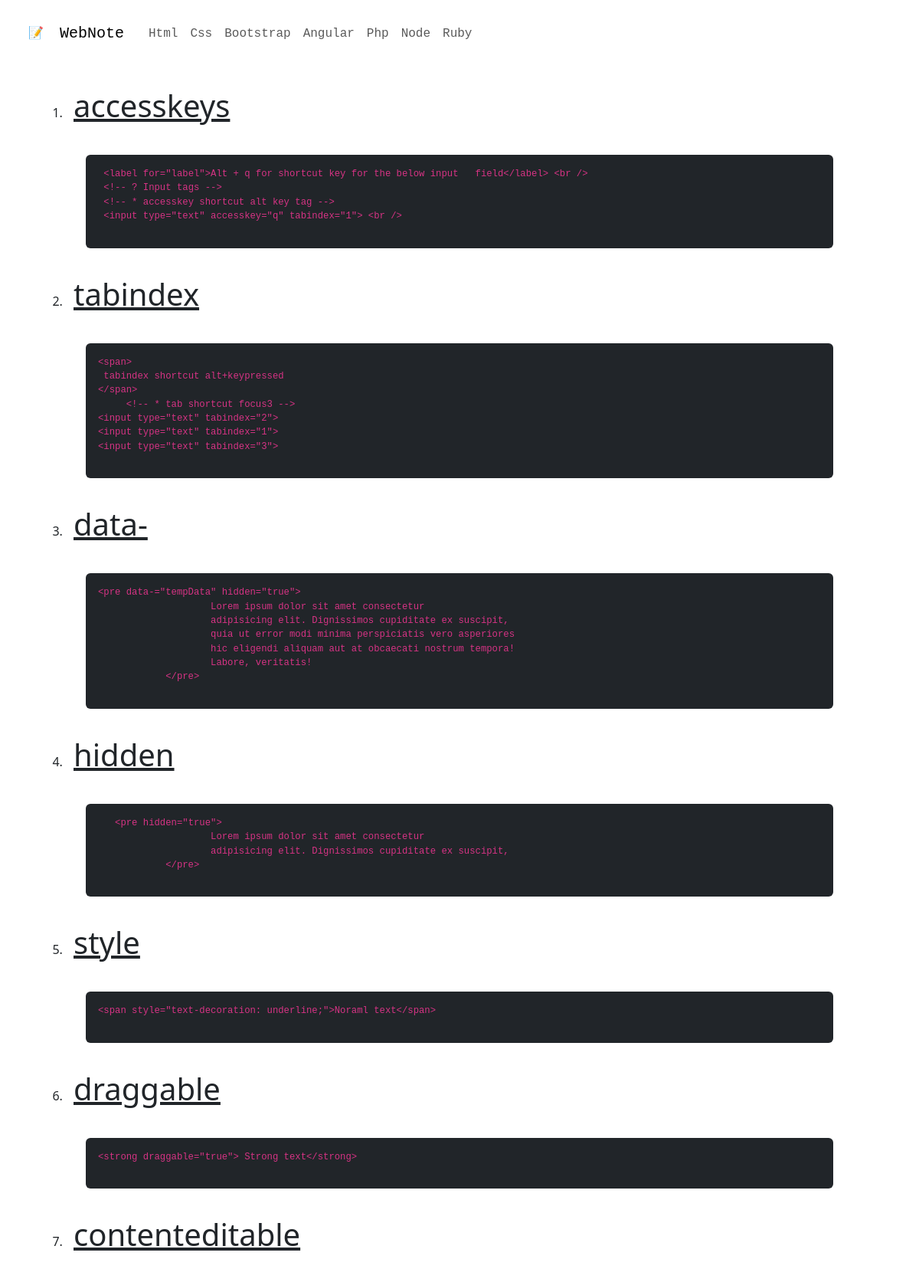
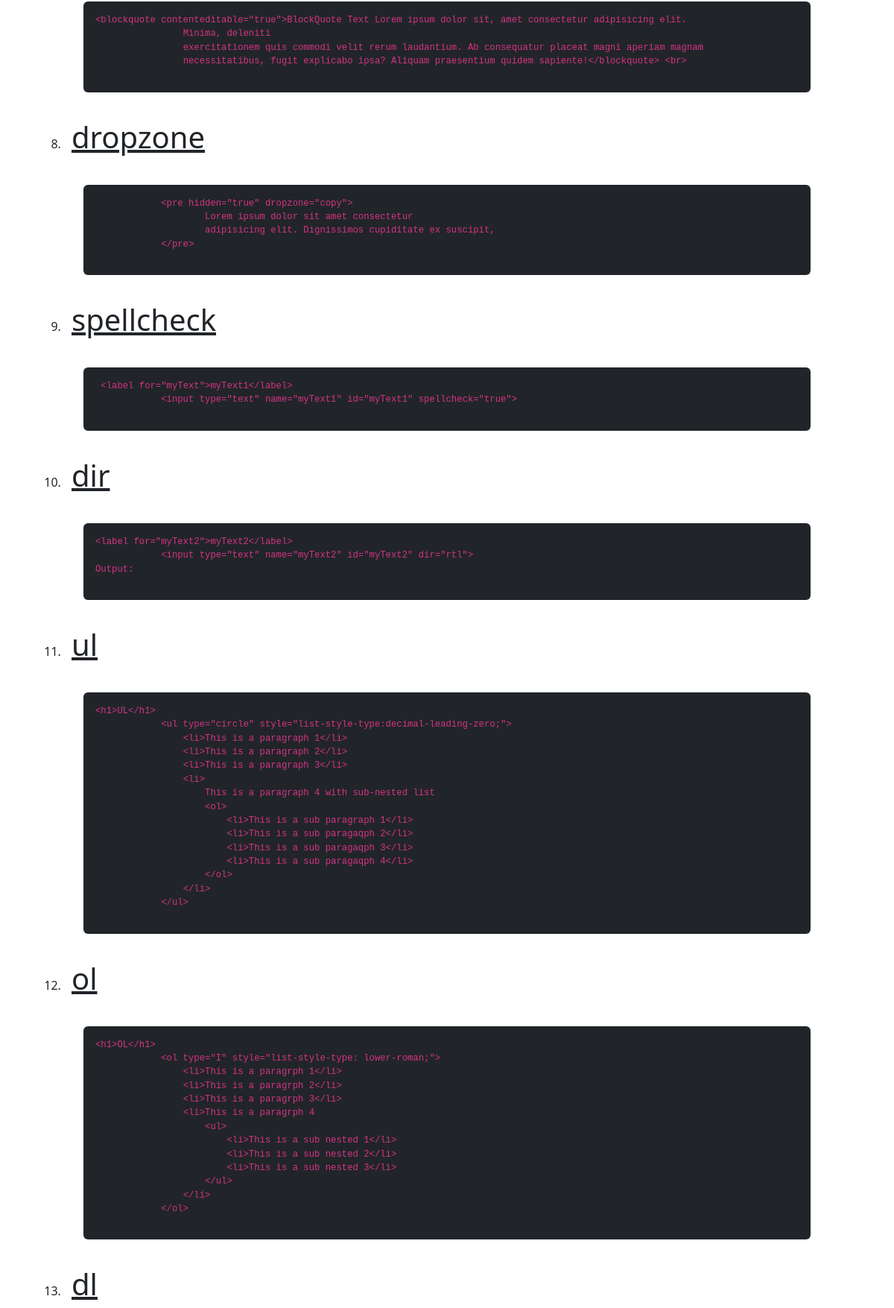
Page /layout/views/content.php?id=1&title=Html (upper part) on the committed database (2 pictures, top to bottom).
### tables this page shows
CREATE TABLE `context` (
  `id` int(11) NOT NULL,
  `Name` text NOT NULL,
  `Created_at` timestamp NOT NULL DEFAULT current_timestamp(),
  `Updated_at` timestamp NOT NULL DEFAULT current_timestamp()
);

CREATE TABLE `content` (
  `Id` int(11) NOT NULL,
  `Context_id` int(11) NOT NULL,
  `Name` text NOT NULL,
  `Description` text NOT NULL,
  `Created_at` timestamp NOT NULL DEFAULT current_timestamp(),
  `Updated_at` timestamp NOT NULL DEFAULT current_timestamp()
);

### layout/views/content.php (the view, shortened to what this page needs)
<?php
require_once("../../config/dbCon.php");
$ContentID = $_GET["id"];
function getContentData()
{
    global $ContentID;
    $DB = new DatabaseConnection();
    $connection = $DB->getConnection();
    $sql = "SELECT * FROM content where context_id = $ContentID";
    $result = $connection->query($sql);
    if ($result->num_rows > 0) {
        while ($row = $result->fetch_assoc()) {
            echo '<li class="nav-item"><span class="nav-link" id="' . $row["Name"] . '"><span class="display-6 text-decoration-underline">' . $row["Name"] . '</span><br><br><div class="p-3 m-3 rounded-2 bg-dark"><code><pre style="font-size:$id.05rem">' . (htmlspecialchars($row["Description"])) . '</pre></code></div></li>';
        }
    } else {
        echo "No items found.";
    }
}
?>
<!DOCTYPE html>
<html lang="en">
<head>
    <link rel="stylesheet" href="../../public/css/style.css">
</head>
<body></body>
<div class="body" style="height:auto">
    <div class="d-flex flex-column">
        <div class="col-12">
            <?php include_once('../components/header/user/header.php'); ?>
        </div>
        <div class="container p-lg-4 mt-5">
            <ol type="1">
                <?php getContentData() ?>
            </ol>
        </div>
    </div>
</div>
</body>
</html>

### layout/components/header/user/header.php (shortened to what this page needs)
<?php
function getDatabaseMainConnection()
{
    $SERVER_URL = 'localhost';
    $USER_AGENT = 'root';
    $PASSWORD = '';
    $DB_NAME = 'webnote';
    $servername = $SERVER_URL;
    $username = $USER_AGENT;
    $password = $PASSWORD;
    $database = $DB_NAME;
    $connection = new mysqli($servername, $username, $password, $database);
    return $connection;
}
$connection = getDatabaseMainConnection();
function getContext()
{
    global $connection;
    $sql = "SELECT * FROM context";
    $result = $connection->query($sql);
    if ($result->num_rows > 0) {
        while ($row = $result->fetch_assoc()) {
            $id = $row["id"];
            $name = $row["Name"];
            echo '<li class="nav-item">';
            echo '<a class="nav-link" href="/layout/views/content.php?id=' . $id . '&title=' . $name . '">' . ucwords($name) . '</a>';
            echo '</li>';
        }
    } else {
        echo "No navigation items found.";
    }
}
?>
<header>
    <nav class="navbar navbar-expand-lg navbar-light bg-white p-4 gap-2 font-monospace fixed-top">
        <button class="btn btn-default offcanvas-toggle-button" type="button" data-bs-toggle="offcanvas"
            data-bs-target="#offcanvasNav" aria-controls="offcanvasNav">
            <span>📝</span>
        </button>
        <a class="navbar-brand" href="/index.php">WebNote</a>
        <div class="collapse navbar-collapse" id="navbarNav">
            <ul class="navbar-nav">
                <?php getContext() ?>
            </ul>
        </div>
    </nav>
</header>

### public/css/style.css (style rules this page uses)
.body { width: 100%; }
pre { white-space: pre-wrap; }

### layout/views/content.php (style rules this page uses)
ol { padding: 2rem; }
ol li { padding: 10px; }

### rows in the picture
context: Name "Html"
context: Name "Css"
context: Name "Bootstrap"
context: Name "Angular"
context: Name "Php"
context: Name "Node"
context: Name "Ruby"
content: Name "accesskeys", Description "<label for=\"label\">Alt + q for shortcut key for the below input field</label> <br /> <!-- ? Input tags --> <!-- * accesskey shortcut alt key tag --> <input type=\"text\" accesskey=\"q\" tabindex=\"1\"> <br />"
content: Name "tabindex", Description "<span> tabindex shortcut alt+keypressed </span> <!-- * tab shortcut focus3 --> <input type=\"text\" tabindex=\"2\"> <input type=\"text\" tabindex=\"1\"> <input type=\"text\" tabindex=\"3\">"
content: Name "data-", Description "<pre data-=\"tempData\" hidden=\"true\"> Lorem ipsum dolor sit amet consectetur adipisicing elit. Dignissimos cupiditate ex suscipit, quia ut error modi minima perspiciatis vero asperiores hic eligendi aliquam aut at obcaecati nostrum tempora! Labore, veritatis! </pre>"
content: Name "hidden", Description "<pre hidden=\"true\"> Lorem ipsum dolor sit amet consectetur adipisicing elit. Dignissimos cupiditate ex suscipit, </pre>"
content: Name "style", Description "<span style=\"text-decoration: underline;\">Noraml text</span>"
content: Name "draggable", Description "<strong draggable=\"true\"> Strong text</strong>"
content: Name "contenteditable", Description "<blockquote contenteditable=\"true\">BlockQuote Text Lorem ipsum dolor sit, amet consectetur adipisicing elit. Minima, deleniti exercitationem quis commodi velit rerum laudantium. Ab consequatur placeat magni aperiam magnam necessitatibus, fugit explicabo ipsa? Aliquam praesentium quidem sapiente!</blockquote> <br>"
content: Name "dropzone", Description "<pre hidden=\"true\" dropzone=\"copy\"> Lorem ipsum dolor sit amet consectetur adipisicing elit. Dignissimos cupiditate ex suscipit, </pre>"
content: Name "spellcheck", Description "<label for=\"myText\">myText1</label> <input type=\"text\" name=\"myText1\" id=\"myText1\" spellcheck=\"true\">"
content: Name "dir", Description "<label for=\"myText2\">myText2</label> <input type=\"text\" name=\"myText2\" id=\"myText2\" dir=\"rtl\"> Output:"
content: Name "ul", Description "<h1>UL</h1> <ul type=\"circle\" style=\"list-style-type:decimal-leading-zero;\"> <li>This is a paragraph 1</li> <li>This is a paragraph 2</li> <li>This is a paragraph 3</li> <li> This is a paragraph 4 with sub-nested list <ol> <li>This is a sub paragraph 1</li> <li>This is a sub paragaqph 2</li> <li>This is a sub paragaqph 3</li> <li>This is a sub paragaqph 4</li> </ol> </li> </ul>"
content: Name "ol", Description "<h1>OL</h1> <ol type=\"I\" style=\"list-style-type: lower-roman;\"> <li>This is a paragrph 1</li> <li>This is a paragrph 2</li> <li>This is a paragrph 3</li> <li>This is a paragrph 4 <ul> <li>This is a sub nested 1</li> <li>This is a sub nested 2</li> <li>This is a sub nested 3</li> </ul> </li> </ol>"
content: Name "dl"
